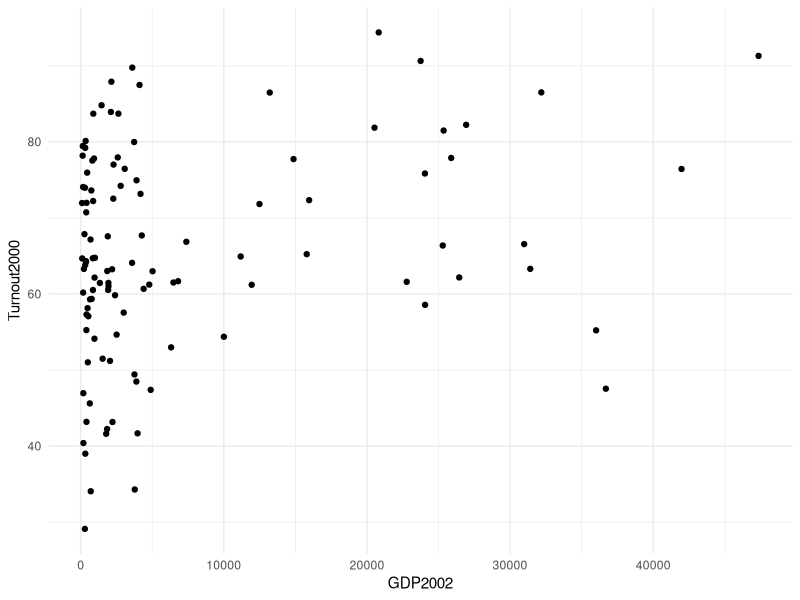
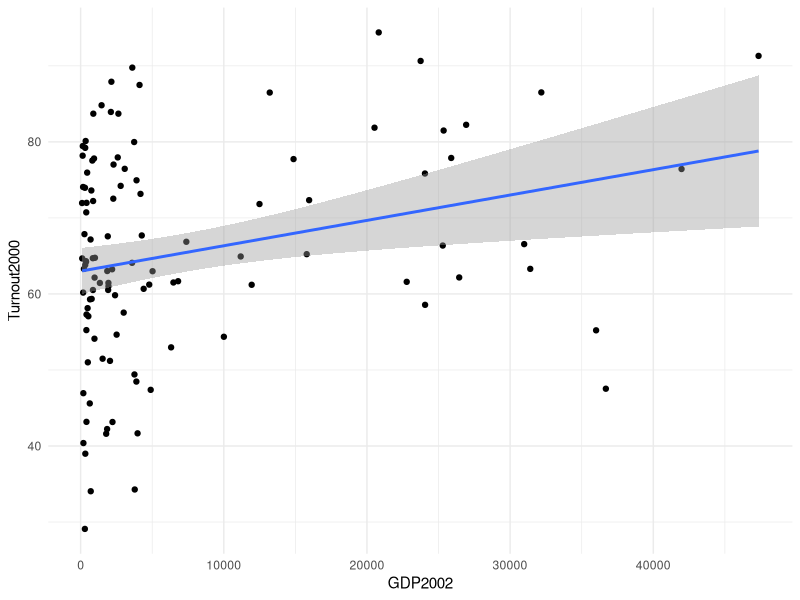

Write the R code that produced these figures, in order.
norris <- read.csv("./data/norris-data-subset.csv")

# Chi-squared tests
# are electoral system and
# level of democracy independent?
table(norris$ElecFam2012)
table(norris$Politystand2014)

# What if we want polity as three levels for democracies?
# Create new variable
# -1 if politystand2014 <  80
# 0 if >80 and < 100
# 1 if == 100

norris$democracylevel <- with(norris, ifelse(Politystand2014 < 80, -1,
                                             ifelse(Politystand2014 < 100, 0, 1)))

my_table <- with(norris, table(ElecFam2012, democracylevel))
my_table
chisq.test(my_table)

norris <- norris[norris$ElecFam2012 != "None", ]
dim(norris)
my_table2 <- with(norris, table(ElecFam2012, democracylevel))
my_table2

norris$ElecFam2012 <- factor(norris$ElecFam2012)
my_table2 <- with(norris, table(ElecFam2012, democracylevel))
my_table2
chisq.test(my_table2)

library(ggplot2)

ggplot(norris, aes(GDP2002, Turnout2000)) +
  geom_point() +
  theme_minimal()

# Looks like we can draw a line through this,
# but what should slope and intercept be?

my_linear_model <- lm(Turnout2000 ~ GDP2002, data = norris)
summary(my_linear_model)

ggplot(norris, aes(GDP2002, Turnout2000)) +
  geom_point() +
  geom_smooth(method = "lm") +
  theme_minimal()
